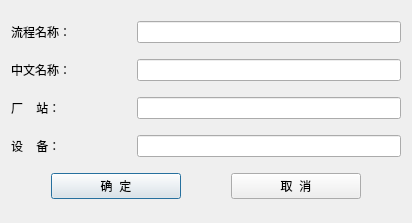
<?xml version="1.0" encoding="UTF-8"?>
<ui version="4.0">
 <class>SequenceEdit</class>
 <widget class="QDialog" name="SequenceEdit">
  <property name="geometry">
   <rect>
    <x>0</x>
    <y>0</y>
    <width>412</width>
    <height>223</height>
   </rect>
  </property>
  <property name="windowTitle">
   <string>编辑流程</string>
  </property>
  <layout class="QVBoxLayout" name="verticalLayout">
   <item>
    <layout class="QHBoxLayout" name="horizontalLayout">
     <item>
      <widget class="QLabel" name="label">
       <property name="minimumSize">
        <size>
         <width>120</width>
         <height>0</height>
        </size>
       </property>
       <property name="maximumSize">
        <size>
         <width>120</width>
         <height>16777215</height>
        </size>
       </property>
       <property name="styleSheet">
        <string notr="true">font: 14pt &quot;宋体&quot;;</string>
       </property>
       <property name="text">
        <string>流程名称：</string>
       </property>
      </widget>
     </item>
     <item>
      <widget class="QLineEdit" name="lename"/>
     </item>
    </layout>
   </item>
   <item>
    <layout class="QHBoxLayout" name="horizontalLayout_2">
     <item>
      <widget class="QLabel" name="label_2">
       <property name="minimumSize">
        <size>
         <width>120</width>
         <height>0</height>
        </size>
       </property>
       <property name="maximumSize">
        <size>
         <width>120</width>
         <height>16777215</height>
        </size>
       </property>
       <property name="styleSheet">
        <string notr="true">font: 14pt &quot;宋体&quot;;</string>
       </property>
       <property name="text">
        <string>中文名称：</string>
       </property>
      </widget>
     </item>
     <item>
      <widget class="QLineEdit" name="lechname"/>
     </item>
    </layout>
   </item>
   <item>
    <layout class="QHBoxLayout" name="horizontalLayout_3">
     <item>
      <widget class="QLabel" name="label_3">
       <property name="minimumSize">
        <size>
         <width>120</width>
         <height>0</height>
        </size>
       </property>
       <property name="maximumSize">
        <size>
         <width>120</width>
         <height>16777215</height>
        </size>
       </property>
       <property name="styleSheet">
        <string notr="true">font: 14pt &quot;宋体&quot;;</string>
       </property>
       <property name="text">
        <string>厂    站：</string>
       </property>
      </widget>
     </item>
     <item>
      <widget class="QLineEdit" name="lestation"/>
     </item>
    </layout>
   </item>
   <item>
    <layout class="QHBoxLayout" name="horizontalLayout_4">
     <item>
      <widget class="QLabel" name="label_4">
       <property name="minimumSize">
        <size>
         <width>120</width>
         <height>0</height>
        </size>
       </property>
       <property name="maximumSize">
        <size>
         <width>120</width>
         <height>16777215</height>
        </size>
       </property>
       <property name="styleSheet">
        <string notr="true">font: 14pt &quot;宋体&quot;;</string>
       </property>
       <property name="text">
        <string>设    备：</string>
       </property>
      </widget>
     </item>
     <item>
      <widget class="QLineEdit" name="leunit"/>
     </item>
    </layout>
   </item>
   <item>
    <layout class="QHBoxLayout" name="horizontalLayout_5">
     <property name="spacing">
      <number>50</number>
     </property>
     <property name="leftMargin">
      <number>40</number>
     </property>
     <property name="rightMargin">
      <number>40</number>
     </property>
     <item>
      <widget class="QPushButton" name="pushButtonOK">
       <property name="styleSheet">
        <string notr="true">font: 14pt &quot;宋体&quot;;</string>
       </property>
       <property name="text">
        <string>确  定</string>
       </property>
      </widget>
     </item>
     <item>
      <widget class="QPushButton" name="pushButtonCancel">
       <property name="styleSheet">
        <string notr="true">font: 14pt &quot;宋体&quot;;</string>
       </property>
       <property name="text">
        <string>取  消</string>
       </property>
      </widget>
     </item>
    </layout>
   </item>
  </layout>
 </widget>
 <tabstops>
  <tabstop>lename</tabstop>
  <tabstop>lechname</tabstop>
  <tabstop>lestation</tabstop>
  <tabstop>leunit</tabstop>
  <tabstop>pushButtonOK</tabstop>
  <tabstop>pushButtonCancel</tabstop>
 </tabstops>
 <resources/>
 <connections/>
</ui>
